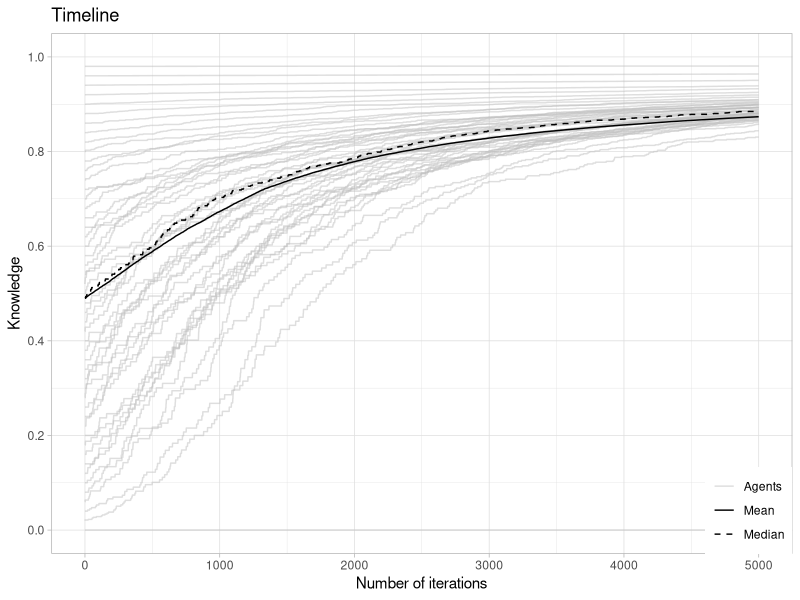

The R script that drew this image:
## ---- chunk 1
library(tidyverse)  
# set.seed(1)
## ---- chunk 2
nA = 5            # number of Agents
ID = seq_len(nA)  # ID of the Agents

Pop <- tibble( ID = ID )
Pop
## ---- chunk 3
set_Knowledge <- function(Pop = Pop,
                          Typ = FALSE,
                          K = Knowledge) {
  Kname <- "Knowledge"
  if (Typ != FALSE) {
    Kname <- paste(Kname, Typ, sep = "_")
  }
  if (Kname %in% colnames(Pop)) {
    Pop <- Pop %>%
      mutate(!!Kname := K)
  } else {
    Pop[[Kname]] <- K
  }
  Pop <- Pop %>%

  return(Pop)
}
## ---- chunk 4
K <- seq_len(nA)/5

Pop <- set_Knowledge( Pop = Pop, K = 0.5 )
Pop <- set_Knowledge( Pop = Pop, Typ = "A", K = K )
Pop
## ---- chunk 5
update_Knowledge <- function(Pop = Pop,
                            Typ = FALSE,
                            add = 0,
                            fac = 1) {
  Kname <- "Knowledge"
  if (Typ != FALSE) {
    Kname <- paste(Kname, Typ, sep = "_")
  }
  if (Kname %in% colnames(Pop)) {
    Pop <- Pop %>%
      mutate( !!Kname := ( .data[[Kname]] + add ) * fac )
  } else {
    Pop <- set_Knowledge(Pop = Pop, K = add, Typ = Typ)
    Pop <- Pop %>%
      mutate( !!Kname := .data[[Kname]] * fac )
  }
  return(Pop)
}
## ---- chunk 6
add <- seq_len(nA)/20
fac <- seq_len(nA)/10 

Pop <- update_Knowledge( Pop = Pop, add = add ) 
Pop <- update_Knowledge( Pop = Pop, Typ = "A", fac = fac ) 
Pop <- update_Knowledge( Pop = Pop, Typ = "B", add = add, fac = fac ) 
Pop
## ---- chunk 7
set_LearnRate <- function(Pop = Pop,
                          LR = LearnRate) {
  LRname <- "LearnRate"
  Pop <- Pop %>%
    mutate(!!LRname := LR,
           !!LRname := pmax(.data[[LRname]],1E-3))
  return(Pop)
}
## ---- chunk 8
LR <- seq_len(nA)/5  
Pop <- set_LearnRate( Pop = Pop, LR = 1 ) 
Pop
## ---- chunk 9
update_LearnRate_Knowledge <- function(Pop = Pop,
                                       Typ = FALSE) {
  LR <- "LearnRate"
  Kname <- "Knowledge"
  if (Typ != FALSE) {
    Kname <- paste(Kname, Typ, sep = "_")
  }
  if (Kname %in% colnames(Pop)) {
    Pop <- Pop %>%
      mutate( !!LR := .data[[Kname]] * 0.5 )
  }
  return(Pop)
}
## ---- chunk 10
Pop <- update_LearnRate_Knowledge( Pop = Pop )  
Pop
## ---- chunk 11
set_StudyTime <- function(Pop = Pop,
                          ST = 0) {
  STname <- "StudyTime"
  Pop <- Pop %>%
    mutate(!!STname := ST)
  return(Pop)
}
## ---- chunk 12
Pop <- set_StudyTime( Pop = Pop, ST = 3)  
Pop
## ---- chunk 13
update_StudyTime <- function(Pop = Pop,
                             dT = TimeToAdd) {
  STname <- "StudyTime"
  if (STname %in% colnames(Pop)) {
    Pop <- Pop %>%
      mutate( !!STname := .data[[STname]] + dT )
  } else {
    Pop <- set_StudyTime(Pop = Pop, ST = dT )
  }
  return(Pop)
}
## ---- chunk 14
s <- Pop

Pop <- update_StudyTime( Pop = s, dT = 1)   
Pop
## ---- chunk 15
sel_SubPop <- function(Pop = Pop,
                       IDs = NULL,
                       n = 2) {
    if (is.null(IDs)) {
      IDs <- sample( Pop[["ID"]], size=n )
    }
  SubPop <- list()
  SubPop$sel <- Pop %>%
    filter(ID %in% IDs)
  SubPop$rest <- Pop %>%
    filter(!ID %in% IDs)
  return(SubPop)
}
## ---- chunk 16
SubPop <- sel_SubPop( Pop = Pop )
SubPop$sel
SubPop$rest
## ---- chunk 17
SubPop <- sel_SubPop( Pop = Pop , IDs = c(1,2))
SubPop$sel
SubPop$rest
## ---- chunk 18
int_SubPop <- function(SubPop = SubPop,
                       Pop = Pop) {
  col_sort <- colnames(Pop)
  SubPop <- SubPop[, col_sort]
  IDs <- SubPop[["ID"]]
  Pop[Pop$ID %in% IDs,] <- SubPop
  return(Pop)
}
## ---- chunk 19
Pop
SubPop <- sel_SubPop(Pop = Pop,n=2 )$sel
SubPop <- set_Knowledge(Pop = SubPop, K = 0)
SubPop
Pop <- int_SubPop(SubPop = SubPop, Pop = Pop)
Pop
## ---- chunk 20

get_Timeline <- function(TL = Timeline,
                          Time = 0,
                          Pop = Pop,
                          Info = name,
                          Sum = 0) {
  TLadd <- tibble( ID = Pop[["ID"]],
                   Time = Time,
                   !!Info := Pop[[Info]])
  if (Sum == 1) {
    Sumname1 <- paste(Info,"mean", sep = "_")
    Sumname2 <- paste(Info,"median", sep = "_")
    TLadd <- TLadd %>%
        mutate(!!Sumname1 := mean(Pop[[Info]], na.rm = TRUE),
               !!Sumname2 := median(Pop[[Info]], na.rm = TRUE))
    }
  if (Time == 0) {
    TL <- TLadd
  } else {
    TL <- bind_rows(TL, TLadd)
  }
  return(TL) 
}
## ---- chunk 21
Timeline <- get_Timeline( TL = Timeline, 
                           Time = 0, 
                           Pop = Pop, 
                           Info = "Knowledge", 
                           Sum = 1)
Timeline <- get_Timeline( TL = Timeline, 
                           Time = 1, 
                           Pop = Pop, 
                           Info = "Knowledge", 
                           Sum = 1)
Timeline

## ---- chunk 22
learn <- function(Pop = Pop,
                  Typ = FALSE,
                  LR = FALSE,
                  ST = StudyTime) {
  Kname <- "Knowledge"
  if (Typ != FALSE) {
    Kname <- paste(Kname, Typ, sep = "_")
  }
  if (Kname %in% colnames(Pop)) {
    K <- Pop[[Kname]]
  }
  if (LR == FALSE) {
    if ("LearnRate" %in% colnames(Pop)) {
      LR <- Pop[["LearnRate"]]
    }
  }

  T0 <- ( 1 - K )^( 1 / -LR )   # assumed time learnd allready
  K <- 1 - ( T0 + ST )^( -LR )  # Knowledge after time learnd
  
  Pop <- set_Knowledge(Pop = Pop, Typ = Typ, K = K)
  Pop <- update_StudyTime(Pop = Pop, dT = ST)
  return(Pop)
}
## ---- chunk 23

Pop <- tibble( ID = ID )
Pop <- set_Knowledge(Pop = Pop, K = 0.1)
Pop <- set_LearnRate(Pop = Pop, LR = 1)
Pop

Pop <- learn( Pop = Pop, ST = 10)
Pop
## ---- chunk 24
plt_Timeline <- function(TL = Timeline) {
  ggplot(data = TL, aes(x = Time)) +
  geom_line(aes(y = Knowledge, group = ID, color = "Agents"), 
            alpha = 0.5,
            linetype = "solid") +
  geom_line(aes(y = Knowledge_mean, color = "Mean"),
            linetype = "solid")  +
  geom_line(aes(y = Knowledge_median, color = "Median"),
            linetype = "dashed") +
  ggtitle("Timeline") +
  xlab("Number of iterations") +
  ylab("Knowledge") +
  scale_y_continuous(
    limits = c(0, 1),
    breaks = seq(0, 1, 0.2)
  ) +
    scale_color_manual(
    values = c("Agents" = "grey", "Mean" = "black", "Median" = "black"),
    labels = c("Agents" = "Agents", "Mean" = "Mean", "Median" = "Median")
  ) +
  theme_light() +
  theme(legend.title = element_blank(),
        legend.position = c(1, 0),
        legend.justification = c(1, 0))
}
## ---- chunk 25
sim_meeting <- function(Pop = Pop,
                      Typ = FALSE,
                      LR = FALSE,
                      ST = 1,
                      STn = Itterations) {
  Kname <- "Knowledge"
  if (Typ != FALSE) {
    Kname <- paste(Kname, Typ, sep = "_")
  }
  Pop <- update_LearnRate_Knowledge( Pop = Pop )
  Pop <- set_StudyTime( Pop = Pop )
  TL <- get_Timeline( TL =TL,
                       Time = 0,
                       Pop = Pop,
                       Info = Kname,
                       Sum = 1 )
  for(i in 1:STn) {
    SubPop <- sel_SubPop( Pop = Pop, n = 2 )$sel
    SubPop <- learn( Pop = SubPop, ST = ST )
    SubPop <- update_LearnRate_Knowledge( Pop = SubPop )
    SubPop <- update_StudyTime( Pop = SubPop, dT = ST)
    Pop <- int_SubPop( SubPop = SubPop, Pop = Pop )
    TL <- get_Timeline( TL =TL,
                         Time = i,
                         Pop = Pop,
                         Info = Kname,
                         Sum = 1 )
  }
    
  Output <- list( Pop = Pop,
                  TL = TL)
  return(Output)
}
## ---- chunk 26

nA = 50                          # number of Agents
ID = seq_len(nA)                 # ID of the Agents
K = (seq_len(nA)-1)/50           # Knowledge

Pop <- tibble( ID = ID )
Pop <- set_Knowledge( Pop = Pop, K = K )
Pop

res <- sim_meeting(Pop = Pop,
                   ST = 1,
                   STn = 5000)

res$Pop
plt_Timeline(res$TL)
